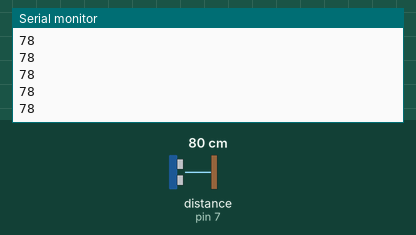
Recording of a sketch running on a simulated Arduino Uno, built with avr-gcc and run on an emulated ATmega328P. Shown: the last lines printed to the serial monitor. Wiring (inferred from the names in the program): ultrasonic range finder: trigger pin 8; echo pin 7. The inputs (shaded band) are chosen by the test bench; at power-on: distance to the obstacle (sensor on pin 7) 80 cm. The echo pulse lasts 58.3 µs per cm.

Above: at 1.2 s.
1.3 s: distance to the obstacle (sensor on pin 7) set to 2 cm
At 1.48 s:
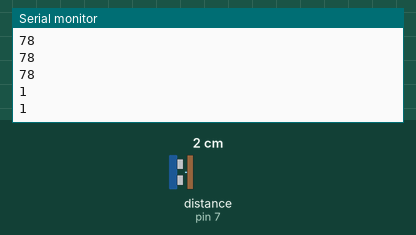
2.8 s: distance to the obstacle (sensor on pin 7) set to 4 cm
At 2.89 s:
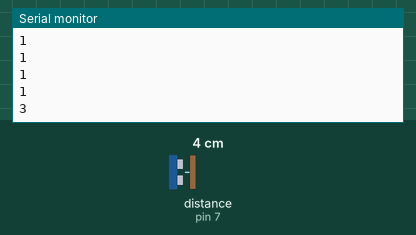
Timing chart, 0 to 5.8 s (numbered marks = the images above; inputs shaded):
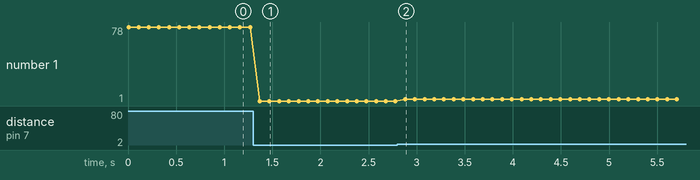

Measured:
- after the input at 1.3 s, the serial monitor: prints a new line after 0.07 s (image 1)
- after the input at 2.8 s, the serial monitor: prints a new line after 0.08 s (image 2)
- plotted number 1: 78 → 1 after the input at 1.3 s, 1 → 3 after the input at 2.8 s

The sketch:

sensorDataNoRos.ino
```cpp
const int trigPin = 8;
const int echoPin = 7;

bool isClose;
int distance;
long duration;
long lastCm, rangeThresh, rangeVariance, isCloseTimer, reactTime, noise;


void setup()
{
  // Threshold for the trigger (distance from sensor to person)
  rangeThresh = 90;
  // To elimit possible spikes in sensor data
  rangeVariance = 15;
  // Counts the amount of spikes in row
  noise = 0;
  // Keep track of the duration of person standing in front of sensor (within the threshold, of course)
  isCloseTimer = 0;
  // Threshold for the isCloseTimer
  reactTime = 2;

  // Sets the trigPin as an Output
  pinMode(trigPin, OUTPUT);
  // Sets the echoPin as an Input
  pinMode(echoPin, INPUT);
  Serial.begin(9600);
}

void loop()
{
  // previous distance
  lastCm = distance;

  digitalWrite(trigPin, LOW);
  delayMicroseconds(2);

  // Sets the trigPin on HIGH state for 10 micro seconds
  digitalWrite(trigPin, HIGH);
  delayMicroseconds(10);
  digitalWrite(trigPin, LOW);

  // Reads the echoPin, returns the sound wave travel time in microseconds
  duration = pulseIn(echoPin, HIGH);

  // Calculating the distance
  distance = duration*0.034/2;

  if( (distance < lastCm+rangeVariance) && (distance > lastCm-rangeVariance) && (distance < rangeThresh) ){
    isCloseTimer ++;
    noise = 0;
  }
  else{
    noise++;
    if(noise > 2){
      isCloseTimer = 0;
    }

  }
  if(isCloseTimer > reactTime*10){
    isClose = true;
  }
  else{
    isClose = false;
  }
  Serial.println(distance);


  delay(100);
}
```
